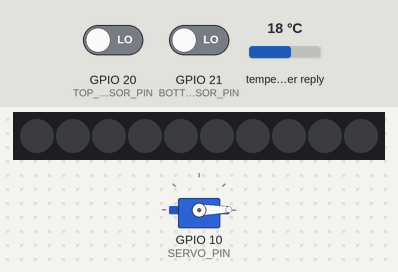
Simulated run of this sketch. Board: ESP32-S3. Shown: 10 RGB LEDs in strip order, left to right, servo. Wiring (inferred from the names in the program): servo: signal GPIO 10. The inputs (shaded band) are chosen by the test bench; at power-on: GPIO 21 (BOTTOM_SENSOR_PIN) LOW, GPIO 20 (TOP_SENSOR_PIN) LOW, temperature in the weather reply 18 °C. WiFi joins after 1.5 s; servers stay silent unless stated; the local clock reads 2024-03-15 10:24:30 at power-on unless the sketch sets it; servo pulses on a pin are drawn as a servo (544–2400 µs = 0–180°); web services answer with replies made up by the test bench.

Above: at 2.6 s.
2.7 s: GPIO 21 (BOTTOM_SENSOR_PIN) driven HIGH
At 3.3 s:
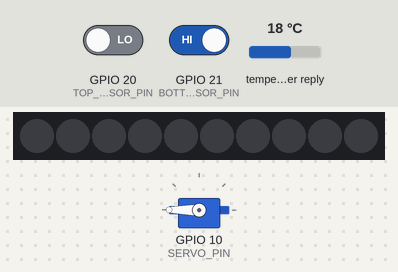
At 5.0 s:
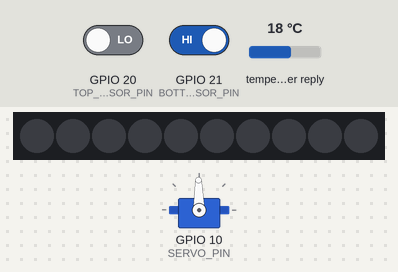
Timing chart, 0 to 6.5 s (numbered marks = the images above; inputs shaded):
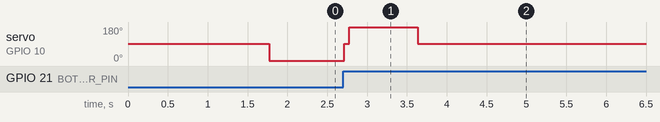

Measured:
- after the input at 2.7 s, servo on GPIO 10 (SERVO_PIN): 1° → 91° at once, → 180° 0.06 s later, → 91° 0.86 s later

The sketch:

SunFrame.ino
```cpp
#include <WiFi.h>
#include <HTTPClient.h>
#include <WiFiClientSecure.h>
#include <WebServer.h>
#include <ArduinoJson.h>
#include <Adafruit_NeoPixel.h>
#include <time.h>

// ------------------------- User configuration -------------------------
const char* WIFI_SSID     = "YOUR_WIFI_SSID";
const char* WIFI_PASSWORD = "YOUR_WIFI_PASSWORD";
const char* LOCATION_QUERY = "YOUR_CITY, YOUR_COUNTRY";

// ----------------------------- Hardware ------------------------------
constexpr uint8_t SERVO_PIN = 10;
constexpr uint8_t LED_PIN = 9;
constexpr uint8_t BOTTOM_SENSOR_PIN = 21;
constexpr uint8_t TOP_SENSOR_PIN = 20;
constexpr uint8_t NUM_LEDS = 10;

constexpr int SERVO_UP_US = 2000;
constexpr int SERVO_DOWN_US = 1000;
constexpr int SERVO_STOP_US = 1500;
constexpr int SERVO_FRAME_US = 20000;  // 50 Hz

// Measured calibration for this mechanism.
constexpr float SENSOR_SPAN_MM = 263.0f;
constexpr float FULL_UP_TIME_MS = 44604.0f;
constexpr float FULL_DOWN_TIME_MS = 47397.0f;
constexpr float UP_MS_PER_MM = FULL_UP_TIME_MS / SENSOR_SPAN_MM;
constexpr float DOWN_MS_PER_MM = FULL_DOWN_TIME_MS / SENSOR_SPAN_MM;

constexpr float SENSOR_BACKOFF_MM = 5.0f;
constexpr float NORMAL_BOTTOM_MM = 5.0f;
constexpr float NORMAL_TOP_MM = SENSOR_SPAN_MM - SENSOR_BACKOFF_MM;
constexpr float MOVE_DEADBAND_MM = 1.5f;

constexpr int RAIN_THRESHOLD_PERCENT = 40;
constexpr unsigned long POSITION_UPDATE_MS = 5UL * 60UL * 1000UL;
constexpr unsigned long WEATHER_UPDATE_MS = 3UL * 60UL * 60UL * 1000UL;

// ----------------------------- State ---------------------------------
Adafruit_NeoPixel sun(NUM_LEDS, LED_PIN, NEO_GRB + NEO_KHZ800);
WebServer server(80);

float latitude = NAN;
float longitude = NAN;
float positionMM = NORMAL_BOTTOM_MM;
float targetMM = NORMAL_BOTTOM_MM;

time_t sunriseUTC = 0;
time_t sunsetUTC = 0;
int rainProbability = 0;
int weatherCode = -1;
bool thunderstormExpected = false;
bool homed = false;

unsigned long lastPositionUpdate = 0;
unsigned long lastWeatherUpdate = 0;

// --------------------------- Sensor I/O -------------------------------
bool bottomTriggered() { return digitalRead(BOTTOM_SENSOR_PIN) == HIGH; }
bool topTriggered() { return digitalRead(TOP_SENSOR_PIN) == HIGH; }

// ---------------------------- LEDs -----------------------------------
void setSun(bool on) {
  for (uint8_t i = 0; i < NUM_LEDS; ++i)
    sun.setPixelColor(i, on ? sun.Color(255, 120, 10) : 0);
  sun.setBrightness(100);
  sun.show();
}

// ---------------------------- Servo ----------------------------------
// Continuous-rotation servo pulse output without the Servo library.
void servoPulse(int pulseUS) {
  digitalWrite(SERVO_PIN, HIGH);
  delayMicroseconds(pulseUS);
  digitalWrite(SERVO_PIN, LOW);
  delayMicroseconds(SERVO_FRAME_US - pulseUS);
}

void stopServo() {
  for (int i = 0; i < 3; ++i) servoPulse(SERVO_STOP_US);
}

// Runs until the requested duration expires or a physical endpoint is hit.
// Position is updated from calibrated runtime; endpoint sensors override it.
void moveTimed(bool up, unsigned long durationMS) {
  const unsigned long start = millis();
  const unsigned long hardLimit = durationMS + 2000;

  while (millis() - start < durationMS && millis() - start < hardLimit) {
    if (up && topTriggered()) {
      stopServo();
      positionMM = SENSOR_SPAN_MM;
      return;
    }
    if (!up && bottomTriggered()) {
      stopServo();
      positionMM = 0.0f;
      return;
    }
    servoPulse(up ? SERVO_UP_US : SERVO_DOWN_US);
  }

  stopServo();
  const float elapsed = millis() - start;
  positionMM += up ? elapsed / UP_MS_PER_MM : -elapsed / DOWN_MS_PER_MM;
  positionMM = constrain(positionMM, 0.0f, SENSOR_SPAN_MM);
}

void backOffEndpoint() {
  if (positionMM <= 0.1f) {
    moveTimed(true, SENSOR_BACKOFF_MM * UP_MS_PER_MM);
    positionMM = NORMAL_BOTTOM_MM;
  } else if (positionMM >= SENSOR_SPAN_MM - 0.1f) {
    moveTimed(false, SENSOR_BACKOFF_MM * DOWN_MS_PER_MM);
    positionMM = NORMAL_TOP_MM;
  }
}

bool homeMechanism() {
  const unsigned long timeout = millis() + 75000UL;

  while (!bottomTriggered() && millis() < timeout)
    servoPulse(SERVO_DOWN_US);

  stopServo();
  if (!bottomTriggered()) return false;

  positionMM = 0.0f;
  backOffEndpoint();
  homed = true;
  return true;
}

void moveTo(float requestedMM) {
  if (!homed) return;

  requestedMM = constrain(requestedMM, NORMAL_BOTTOM_MM, NORMAL_TOP_MM);
  float delta = requestedMM - positionMM;
  if (fabs(delta) <= MOVE_DEADBAND_MM) return;

  const bool up = delta > 0;
  const unsigned long duration = fabs(delta) * (up ? UP_MS_PER_MM : DOWN_MS_PER_MM);
  moveTimed(up, duration);

  // If a sensor corrected our position, release it and optionally finish the move.
  if (bottomTriggered() || topTriggered()) {
    backOffEndpoint();
    delta = requestedMM - positionMM;
    if (fabs(delta) > MOVE_DEADBAND_MM) {
      const bool secondUp = delta > 0;
      moveTimed(secondUp, fabs(delta) * (secondUp ? UP_MS_PER_MM : DOWN_MS_PER_MM));
    }
  }
}

// ------------------------- Network helpers ----------------------------
String urlEncode(const String& text) {
  String out;
  char buf[4];
  for (char c : text) {
    if (isalnum(c) || c == '-' || c == '_' || c == '.' || c == '~') out += c;
    else {
      snprintf(buf, sizeof(buf), "%%%02X", (unsigned char)c);
      out += buf;
    }
  }
  return out;
}

bool httpsGetJson(const String& url, JsonDocument& doc) {
  WiFiClientSecure client;
  client.setInsecure(); // Convenient for prototypes; validate CA certificates in production.

  HTTPClient http;
  if (!http.begin(client, url)) return false;
  const int status = http.GET();
  if (status != HTTP_CODE_OK) {
    http.end();
    return false;
  }

  DeserializationError error = deserializeJson(doc, http.getStream());
  http.end();
  return !error;
}

bool geocodeLocation() {
  JsonDocument doc;
  String url = "https://geocoding-api.open-meteo.com/v1/search?name=" +
               urlEncode(LOCATION_QUERY) + "&count=1&language=en&format=json";

  if (!httpsGetJson(url, doc) || !doc["results"][0]) return false;
  latitude = doc["results"][0]["latitude"].as<float>();
  longitude = doc["results"][0]["longitude"].as<float>();
  return true;
}

bool fetchWeather() {
  if (isnan(latitude) || isnan(longitude)) return false;

  JsonDocument doc;
  String url = "https://api.open-meteo.com/v1/forecast?latitude=" + String(latitude, 6) +
               "&longitude=" + String(longitude, 6) +
               "&daily=sunrise,sunset,precipitation_probability_max,weather_code"
               "&timezone=auto&timeformat=unixtime&forecast_days=1";

  if (!httpsGetJson(url, doc)) return false;

  sunriseUTC = doc["daily"]["sunrise"][0].as<time_t>();
  sunsetUTC = doc["daily"]["sunset"][0].as<time_t>();
  rainProbability = doc["daily"]["precipitation_probability_max"][0] | 0;
  weatherCode = doc["daily"]["weather_code"][0] | -1;
  thunderstormExpected = weatherCode == 95 || weatherCode == 96 || weatherCode == 99;
  lastWeatherUpdate = millis();
  return sunriseUTC > 0 && sunsetUTC > sunriseUTC;
}

// ------------------------ Position calculation ------------------------
float calculateTarget(time_t now) {
  if (!sunriseUTC || !sunsetUTC || now <= sunriseUTC || now >= sunsetUTC)
    return NORMAL_BOTTOM_MM;

  const time_t midpoint = sunriseUTC + (sunsetUTC - sunriseUTC) / 2;

  if (now <= midpoint) {
    const float progress = float(now - sunriseUTC) / float(midpoint - sunriseUTC);
    return NORMAL_BOTTOM_MM + progress * (NORMAL_TOP_MM - NORMAL_BOTTOM_MM);
  }

  const float progress = float(now - midpoint) / float(sunsetUTC - midpoint);
  return NORMAL_TOP_MM - progress * (NORMAL_TOP_MM - NORMAL_BOTTOM_MM);
}

void updateSunPosition() {
  const time_t now = time(nullptr);
  if (now < 100000) return;

  targetMM = calculateTarget(now);
  const bool daylight = now >= sunriseUTC && now < sunsetUTC;
  setSun(daylight);
  moveTo(targetMM);
  lastPositionUpdate = millis();
}

// ----------------------- Minimal web status ---------------------------
void setupWebServer() {
  server.on("/", []() {
    String page = "<meta name='viewport' content='width=device-width,initial-scale=1'>"
                  "<h2>Ambient Weather Frame</h2>"
                  "<p>Position: " + String(positionMM, 1) + " mm</p>"
                  "<p>Target: " + String(targetMM, 1) + " mm</p>"
                  "<p>Rain probability: " + String(rainProbability) + "%</p>"
                  "<p>Rain expected: " + String(rainProbability >= RAIN_THRESHOLD_PERCENT ? "yes" : "no") + "</p>"
                  "<p>Thunderstorm: " + String(thunderstormExpected ? "yes" : "no") + "</p>";
    server.send(200, "text/html", page);
  });
  server.begin();
}

// ----------------------------- Setup ---------------------------------
void setup() {
  Serial.begin(115200);
  pinMode(SERVO_PIN, OUTPUT);
  pinMode(BOTTOM_SENSOR_PIN, INPUT);
  pinMode(TOP_SENSOR_PIN, INPUT);

  sun.begin();
  setSun(false);
  stopServo();

  WiFi.mode(WIFI_STA);
  WiFi.begin(WIFI_SSID, WIFI_PASSWORD);
  while (WiFi.status() != WL_CONNECTED) delay(250);

  configTime(0, 0, "pool.ntp.org", "time.google.com");
  geocodeLocation();
  fetchWeather();
  setupWebServer();

  if (homeMechanism()) updateSunPosition();
}

// ------------------------------ Loop ---------------------------------
void loop() {
  server.handleClient();

  if (WiFi.status() != WL_CONNECTED) {
    WiFi.reconnect();
    delay(100);
    return;
  }

  if (millis() - lastWeatherUpdate >= WEATHER_UPDATE_MS) fetchWeather();
  if (millis() - lastPositionUpdate >= POSITION_UPDATE_MS) updateSunPosition();
}
```
